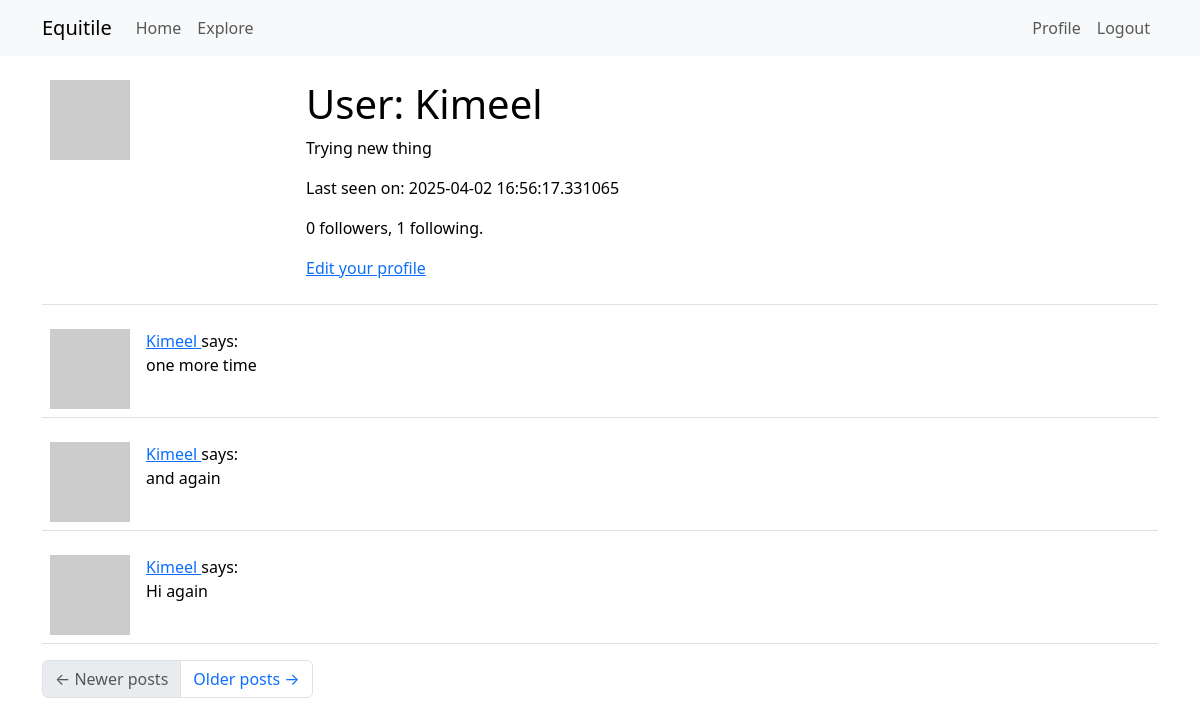
/user/Kimeel (signed in), run on an earlier commit of the app's database.
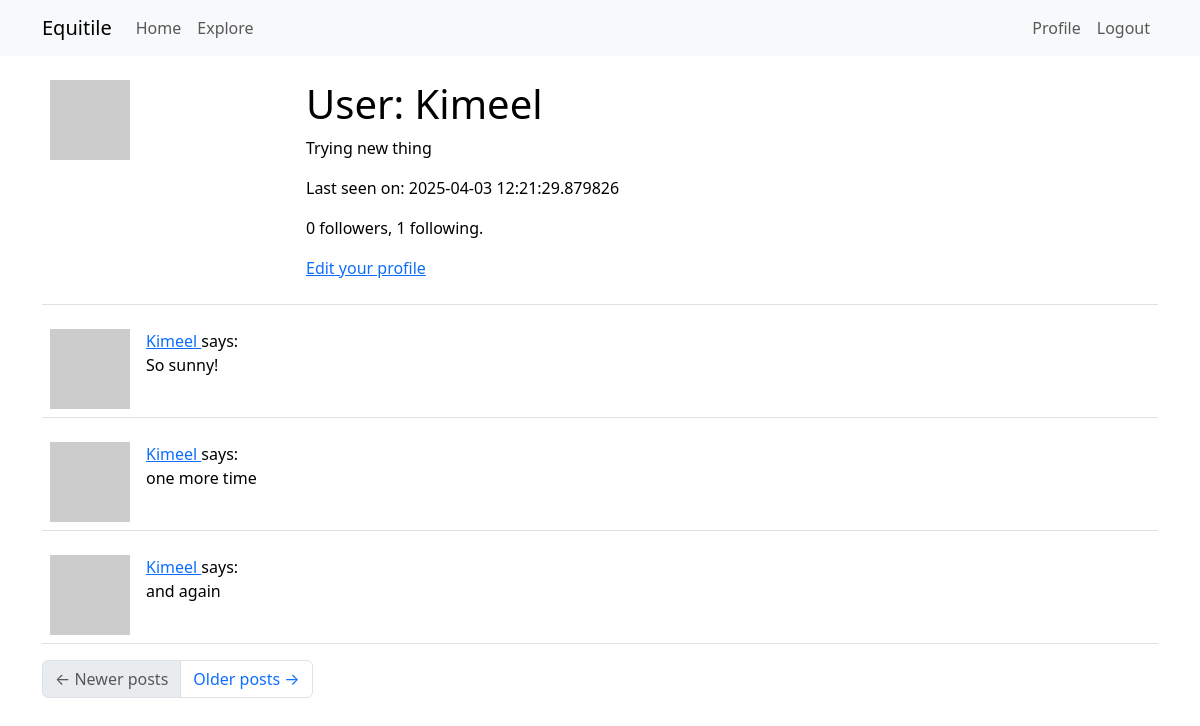
And on a later commit of the database.
### app/models.py (models this page shows, shortened)
class User(UserMixin, db.Model):
    id: so.Mapped[int] = so.mapped_column(primary_key=True)
    username: so.Mapped[str] = so.mapped_column(sa.String(64), index=True,
                                                unique=True)
    email: so.Mapped[str] = so.mapped_column(sa.String(120), index=True,
                                             unique=True)
    password_hash: so.Mapped[Optional[str]] = so.mapped_column(sa.String(256))
    posts: so.WriteOnlyMapped['Post'] = so.relationship(back_populates='author')
    about_me: so.Mapped[Optional[str]] = so.mapped_column(sa.String(140))
    last_seen: so.Mapped[Optional[datetime]] = so.mapped_column(
        default=lambda: datetime.now(timezone.utc))
    following: so.WriteOnlyMapped['User'] = so.relationship(
        secondary=followers, primaryjoin=(followers.c.follower_id == id),
        secondaryjoin=(followers.c.followed_id == id),
        back_populates='followers')
    followers: so.WriteOnlyMapped['User'] = so.relationship(
        secondary=followers, primaryjoin=(followers.c.followed_id == id),
        secondaryjoin=(followers.c.follower_id == id),
        back_populates='following')
    def avatar(self, size):
        digest = md5(self.email.lower().encode('utf-8')).hexdigest()
        return f'https://www.gravatar.com/avatar/{digest}?d=identicon&s={size}'
    def followers_count(self):
        query = sa.select(sa.func.count()).select_from(
            self.followers.select().subquery())
        return db.session.scalar(query)
    def following_count(self):
        query = sa.select(sa.func.count()).select_from(
            self.following.select().subquery())
        return db.session.scalar(query)

class Post(db.Model):
    id: so.Mapped[int] = so.mapped_column(primary_key=True)
    body: so.Mapped[str] = so.mapped_column(sa.String(140))
    timestamp: so.Mapped[datetime] = so.mapped_column(
        index=True, default=lambda: datetime.now(timezone.utc))
    user_id: so.Mapped[int] = so.mapped_column(sa.ForeignKey(User.id),
                                               index=True)
    author: so.Mapped[User] = so.relationship(back_populates='posts')

### app/routes.py (the view)
@app.route('/user/<username>')
@login_required
def user(username):
    user = db.first_or_404(sa.select(User).where(User.username == username))
    page = request.args.get('page', 1, type=int)
    query = user.posts.select().order_by(Post.timestamp.desc())
    posts = db.paginate(query, page=page,
                        per_page=app.config['POSTS_PER_PAGE'],
                        error_out=False)
    next_url = url_for('user', username=user.username, page=posts.next_num) \
        if posts.has_next else None
    prev_url = url_for('user', username=user.username, page=posts.prev_num) \
        if posts.has_prev else None
    form = EmptyForm()
    return render_template('user.html', user=user, posts=posts.items,
                           next_url=next_url, prev_url=prev_url, form=form)

### app/models.py (called while the page is built)
@login.user_loader
def load_user(id):
    return db.session.get(User, int(id))

### app/routes.py (called while the page is built)
@app.before_request
def before_request():
    if current_user.is_authenticated:
        current_user.last_seen = datetime.now(timezone.utc)
        db.session.commit()

### app/templates/user.html (shortened to what this page needs)
{% extends "base.html" %}
{% block content %}
    <table class="table table-hover">
        <tr>
            <td width="256px"><img src="{{ user.avatar(256) }}"></td>
            <td>
                <h1>User: {{ user.username }}</h1>
                {% if user.about_me %}<p>{{ user.about_me }}</p>{% endif %}
                {% if user.last_seen %}<p>Last seen on: {{ user.last_seen }}</p>{% endif %}
                <p>{{ user.followers_count() }} followers, {{ user.following_count() }} following.</p>
                {% if user == current_user %}
                <p><a href="{{ url_for('edit_profile') }}">Edit your profile</a></p>
                {% endif %}
            </td>
        </tr>
    </table>
    {% for post in posts %}
        {% include '_post.html' %}
    {% endfor %}
    <nav aria-label="Post navigation">
        <ul class="pagination">
            <li class="page-item{% if not prev_url %} disabled{% endif %}">
                <a class="page-link" href="{{ prev_url }}">
                    <span aria-hidden="true">&larr;</span> Newer posts
                </a>
            </li>
            <li class="page-item{% if not next_url %} disabled{% endif %}">
                <a class="page-link" href="{{ next_url }}">
                    Older posts <span aria-hidden="true">&rarr;</span>
                </a>
            </li>
        </ul>
    </nav>
{% endblock %}

### app/templates/_post.html
    <table class="table table-hover">
        <tr>
            <td width="70px">
                <a href="{{ url_for('user', username=post.author.username) }}">
                    <img src="{{ post.author.avatar(70) }}" />
                </a>
            </td>
            <td>
                <a href="{{ url_for('user', username=post.author.username) }}">
                    {{ post.author.username }}
                </a>
                says:
                <br>
                {{ post.body }}
            </td>
        </tr>
    </table>

What changed in the data, as far as the page shows it:
no longer on this page (row unchanged): Post: author.username "Kimeel", body "Hi again"
changed User "Kimeel": last_seen "2025-04-02 16:56:17.331065" → "2025-04-03 12:21:29.879826"
added Post: author.username "Kimeel", body "So sunny!"
